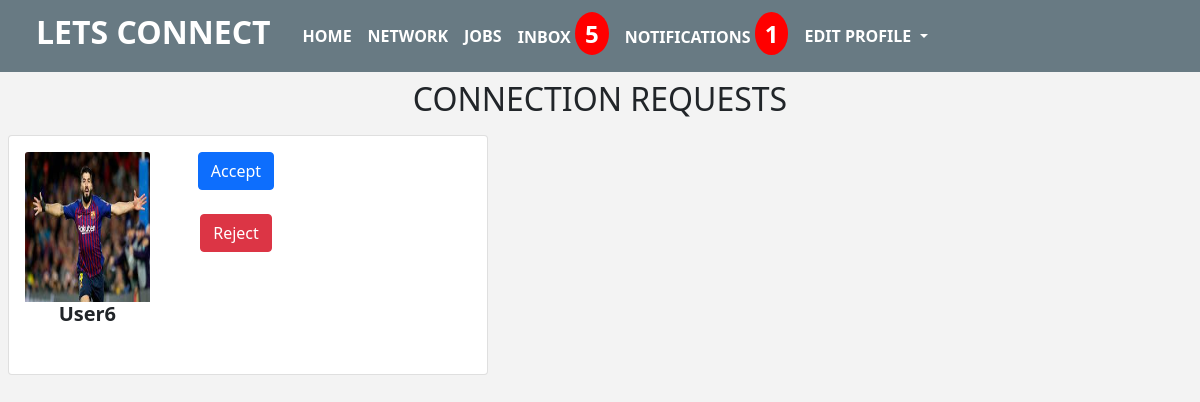
The app's page /invites_received (signed in) with its own data.
### Profile/models.py (models this page shows, shortened)
class Profile(models.Model):
    user=models.OneToOneField(User,on_delete=models.CASCADE)
    first_name=models.CharField(max_length=255)
    last_name=models.CharField(max_length=255,blank=True)
    email=models.EmailField(max_length=255)
    country=models.CharField(max_length=255)
    cover=models.ImageField(upload_to="profile_picture",default="avatar.png",blank=True)
    college=models.CharField(max_length=255)
    about=models.TextField(max_length=255,default="Nothing to write")
    friends=models.ManyToManyField(User, blank=True,related_name="connections")
    slug=models.SlugField(unique=True,blank=True)
    message=models.ManyToManyField(User,blank=True,related_name="inblox_message")
    created=models.DateTimeField(auto_now_add=True)
    updated=models.DateTimeField(auto_now_add=True)

### Profile/views.py (the view)
# urls.py: path('invites_received',invite_received,name="invites"),
def invite_received(request):
    profile=Profile.objects.get(user=request.user)
    qs=Relationship.objects.invite_receive(profile)
    results=list(map(lambda x:x.sender,qs))
    isEmpty=False
    if len(results) == 0:
        isEmpty=True
    print(len(results))
    context={
        'results':results,
        'isEmpty':isEmpty,
    }
    return render(request,"Profile/notify.html",context)

### Profile/context_processor.py (called while the page is built)
def invitations_no(request):
    if request.user.is_authenticated:
        profile=Profile.objects.get(user=request.user)
        no=Relationship.objects.invite_receive(profile).count()
        return {"no":no}
    return {}

def message_received(request):
    if request.user.is_authenticated:
        profile=Profile.objects.get(user=request.user)
        re=Message.objects.filter(recepient=profile).count()
        return {"re":re}
    return {}

### Profile/models.py (called while the page is built)
    def invite_receive(self,receiver):
        qs=Relationship.objects.filter(receiver=receiver,status='send')
        return qs

### Profile/templates/Profile/notify.html (shortened to what this page needs)
{% extends 'Profile/layout.html' %} {% load static %}{% block title %} Notifications {% endblock %}
 {% block body %} {% if isEmpty %}No connection requests {% endif %}
<div class="heading my-2" style="display:flex;justify-content:center">
    <h2>CONNECTION REQUESTS</h2>
</div>
<div class="invitations my-2" style="display:flex;flex-wrap:wrap;">
    {% for result in results %}
    <div class="card mx-2"  style="width:30rem ;display:flex;justify-content:center;text-align:center;">
        <div class="card-body">
                <div class="row">
                  <div class="col-4">
                    {% if result.cover %}
                        <img src="{{result.cover.url}}" style="height:150px;width:150px" class="card-img-top img-fluid" alt="">
                        {% else %}
                            <img src="{% static 'Profile/avatar.png' %}" class="img-fluid" style="height:150px;width:150px" >
                    {% endif %}
                    <h5 class="card-title"><b>{{result.user}}</b></h5>
                  </div>
                  <div class="col-4">
                        <form method="post" action="{% url 'accept' %}">
                            <button class="btn btn-primary ">Accept</button>
                        </form>
                        <br/>
                        <form method="post" action="{% url 'reject' %}">
                            <button class="btn btn-danger ">Reject</button>
                        </form>
                  </div>
                </div>
        </div>
        <br>
    </div>
    {% endfor %}
</div> {% endblock %}

### Profile/Static/Profile/layout.css (style rules this page uses)
* { margin: 0; padding: 0; box-sizing: border-box; }
body { background-color:#F3F3F3; width:100%; }
.row { width: 100%; display:flex; }

### records on screen
Profile: cover (picture), user "User6"

### other values on screen
{{ re }} "5"
{{ no }} "1"
